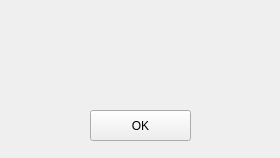
<?xml version="1.0" encoding="UTF-8"?>
<ui version="4.0">
 <class>Form</class>
 <widget class="QWidget" name="Form">
  <property name="windowModality">
   <enum>Qt::ApplicationModal</enum>
  </property>
  <property name="geometry">
   <rect>
    <x>0</x>
    <y>0</y>
    <width>280</width>
    <height>158</height>
   </rect>
  </property>
  <property name="windowTitle">
   <string>Form</string>
  </property>
  <widget class="QPushButton" name="confirm">
   <property name="geometry">
    <rect>
     <x>90</x>
     <y>110</y>
     <width>101</width>
     <height>31</height>
    </rect>
   </property>
   <property name="text">
    <string>OK</string>
   </property>
  </widget>
  <widget class="QLabel" name="label">
   <property name="geometry">
    <rect>
     <x>10</x>
     <y>40</y>
     <width>261</width>
     <height>51</height>
    </rect>
   </property>
   <property name="toolTip">
    <string>&lt;html&gt;&lt;head/&gt;&lt;body&gt;&lt;p align=&quot;center&quot;&gt;&lt;span style=&quot; font-size:12pt; font-weight:600;&quot;&gt;login fail&lt;/span&gt;&lt;/p&gt;&lt;/body&gt;&lt;/html&gt;</string>
   </property>
   <property name="layoutDirection">
    <enum>Qt::LeftToRight</enum>
   </property>
   <property name="text">
    <string/>
   </property>
   <property name="alignment">
    <set>Qt::AlignCenter</set>
   </property>
  </widget>
 </widget>
 <resources/>
 <connections/>
</ui>
